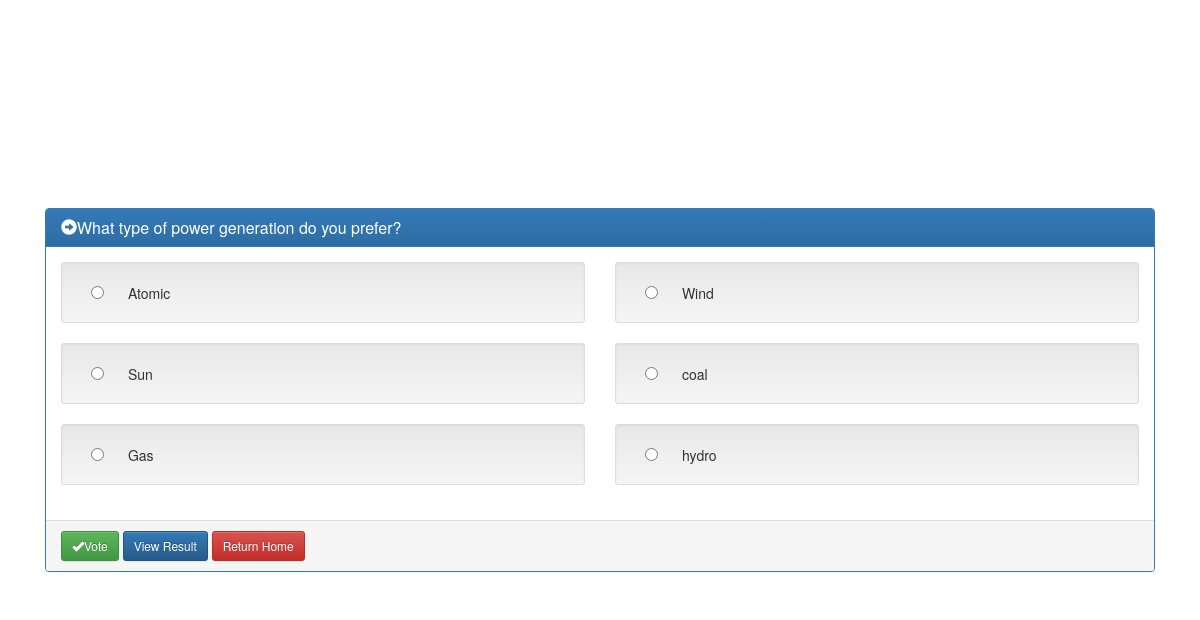
The app's page /polls/5/ with its own data.
### polls/models.py (models this page shows, shortened)
class Question(models.Model):
    question_text = models.CharField(max_length=200)
    pub_date = models.DateTimeField('date published')

class Choice(models.Model):
    question = models.ForeignKey(Question, on_delete=models.CASCADE)
    choice_text = models.CharField(max_length=200)
    votes = models.IntegerField(default=0)

### polls/views.py (the view)
# urls.py: url(r'^(?P<pk>[0-9]+)/$', views.DetailView.as_view(), name='detail'),
class DetailView(generic.DetailView):
    model = Question
    template_name = 'polls/detail.html'

### polls/templates/polls/detail.html (shortened to what this page needs)
{% extends "polls/base.html" %}
{% block detailcontent %}
<form action="{% url 'polls:vote' question.id %}" method="post">
<div class="jumbotron vertical-center">
<div class = "container">
    <div class = "span12">
<div class="col-md-12">
            <div class="panel panel-primary">
                <div class="panel-heading">
                    <h3 class="panel-title">
                        <span class="glyphicon glyphicon-circle-arrow-right"></span>{{ question.question_text }}</h3>
                </div>
                <div class="panel-body two-col">
                    <div class="row">
            {% for choice in question.choice_set.all %}
                        <div class="col-md-6">
                            <div class="well well-sm">
                                <div class="checkbox">
                                    <label>
                                      <input type="radio" name="choice" id="choice{{ forloop.counter }}" value="{{ choice.id }}" />
                                        <label for="choice{{ forloop.counter }}">{{ choice.choice_text }}</label><br />
                                    </label>
                                </div>
                            </div>
                        </div>
{% endfor %}
                    </div>
                </div>
                <div class="panel-footer">
                    <button type="submit" value="vote" class="btn btn-success btn-sm">
                        <span class="glyphicon glyphicon-ok"></span>Vote</button>
                    <a href = "{% url 'polls:results' question.id %}"><button type="button" class="btn btn-primary btn-sm">
                        View Result</button></a>
                    <a href = "{% url 'polls:index'%}"><button type="button" class="btn btn-danger btn-sm">
                        Return Home</button></a>
                </div>
            </div>
        </div>
      </div>
    </div>
  </div>
    </form>
{% endblock %}

### polls/static/css/polls.css (style rules this page uses)
body { background-image:no-repeat center center fixed; background-color: transparent; width: 100%; height: 100%; background-size: cover; -webkit-background-size: cover; -moz-background-size: cover; -o-background-size: cover; background-size: cover; }
.vertical-center { min-height: 100%; min-height: 100vh; display: flex; align-items: center; background-color: transparent; }

### records on screen
Question: question_text "What type of power generation do you prefer?"
Choice: choice_text "Atomic"
Choice: choice_text "Wind"
Choice: choice_text "Sun"
Choice: choice_text "coal"
Choice: choice_text "Gas"
Choice: choice_text "hydro"
